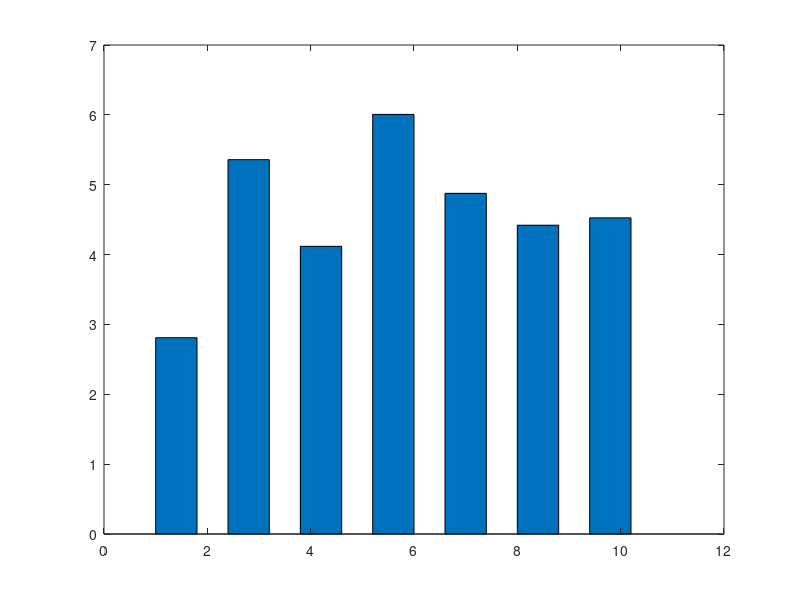

MATLAB code for this plot: (Note: this script raises an error after producing the figure.)
% Component Sizing Math

clc; clear; close all;

% LiOH
m_LiOH = 23.95; %g/mol
m_CO2 = 44.01; %g/mol

lioh_per_co2 = (2*m_LiOH)/m_CO2;
co2_per_lioh = 1/lioh_per_co2;


% Reference - Apollo 15-17 8hr LiOH Canister
m_tot_ref = 2.81; % kg - PLSS Cartridge from launch stowage
m_sorb_ref = 1.42; %kg - LiOH sorbent from Apollo journal
bed_utilization_8hrcanister = 0.50; % 50% reaction completion for 8hr EVA - from NASA tech report (19720017483)
bed_utilization_4hrcanister = 0.35;
% utilization: how lioh can become lithium carbonate
% removal efficiency: how much co2 can be captured
m_charcoal_ref = 0.0567; % kg (2 ounces) - CHECKED, YES THIS IS CORRECT FOR 8HRS

m_co2load_ref = m_sorb_ref * co2_per_lioh * bed_utilization_8hrcanister;

m_house_ref = m_tot_ref - m_sorb_ref;

%%%%%%%%%%%%%%%%%%%%%%%%%%%%%%%%%%%%%%%%%%%%%%%%%%%%%%%%%%%%%%%%%%%%%%%%%%%
% Mars model
m_co2load_mars = 0.91; %kg over 8hrs - from NEW EVA
scaling_ratio = m_co2load_mars/m_co2load_ref;

m_sorb_mars = m_sorb_ref * scaling_ratio;
% charcoal
m_ammonasorbII_8hrs = 0.085; % kg (3 ounces)
m_extrahouse_8hrs = m_ammonasorbII_8hrs - m_charcoal_ref; % = 0.0283 --> add to any house calculations

m_house_mars = (m_house_ref * (m_sorb_mars/m_sorb_ref)^(2/3)) + m_extrahouse_8hrs; % scale up only volume, not thikness

m_tot_mars = m_sorb_mars + m_house_mars + m_extrahouse_8hrs;


fprintf('m_tot_apollo = %g\n', m_tot_ref)
fprintf('m_tot_mars dry = %g\n', m_tot_mars)




%%%%%%%%%%%%%%%%%%%%%%%%%%%%%%%%%%%%%%%%%%%%%%%%%%%%%%%%%%%%%%%%%%%%%%%%%%%
% Segments! Splitting the 8hr upper bound directly in half to account for "short EVAs"
% Assume: short EVA = half of 8hr upper bound --> m_4hr_co2load = m_mars_co2_load/2
% 4 hour EVA:
m_co2load_4hrs = m_co2load_mars/2;

m_tot_ref_4hrs = 2.107; % kg - Apollo 11-14 (with charcoal filter)
m_sorb_ref_4hrs = 1.36; % kg - Apollo 11-14
m_co2load_ref_4hrs = m_sorb_ref_4hrs * co2_per_lioh * bed_utilization_4hrcanister;
m_house_ref_4hrs = m_tot_ref_4hrs - m_sorb_ref_4hrs;

scaling_ratio_4hrs = m_co2load_4hrs/m_co2load_ref_4hrs;

m4hr_sorb = m_sorb_ref_4hrs * scaling_ratio_4hrs;
m4hr_house = (m_house_ref_4hrs * (m4hr_sorb/m_sorb_ref_4hrs)^(2/3)) + m_extrahouse_8hrs; % scale up only volume, not thikness

m4hr_total = (m4hr_sorb + m4hr_house); % one 4 hr can

fprintf('m_tot_mars_4hr dry = %g kg\n', m4hr_total)

% % 8 to 4 differences - in order to size charcoal
% tot_ref_diff = m_tot_ref-m_tot_ref_4hrs;
% sorb_ref_diff = m_sorb_ref - m_sorb_ref_4hrs;
% house_ref_diff = m_house_ref - m_house_ref_4hrs;


% 30 min emergency: aerobic
CO2_95th_aero = 6.3122; % g/min - from NEWupperbound_EVA_co2.m
bed_utilization_30MINcanister = 0.3; % estimation
m30min_co2load = (((CO2_95th_aero)/1000)*30)/bed_utilization_30MINcanister; % co2 produced by 95th for 30 mins of aerobic
m30min_sorb = lioh_per_co2 * m30min_co2load;

m30min_house = (m_house_mars * (m30min_sorb/m_sorb_mars)^(2/3)) + m_extrahouse_8hrs;
m30min_total = m30min_sorb + m30min_house;
fprintf('m_tot_mars_30min aerobic dry = %g kg\n', m30min_total)


% 4:30 EVA: aero 30
bed_utilization_430canister = 0.4; % estimation

m30min_co2_actual = (CO2_95th_aero/1000)*30;                 % kg actually absorbed
m_430_co2_actual  = m_co2load_4hrs + m30min_co2_actual;

m_430_sorb = (m_430_co2_actual)*lioh_per_co2/bed_utilization_430canister;
m_430_house = (m_house_ref_4hrs * (m_430_sorb/m_sorb_ref_4hrs)^(2/3)) + m_extrahouse_8hrs;
m430_total = m_430_house + m_430_sorb;


% 30 min emergency: nominal
CO2_95th_nom = 0.8344; %g/min
bed_utilization_30MINcanister = 0.30; % estimation
m30min_nom_co2load = (((CO2_95th_nom)/1000)*30)/bed_utilization_30MINcanister; % co2 produced by 95th for 30 mins of nominal
m30min_nom_sorb = lioh_per_co2 * m30min_nom_co2load;

m30min_nom_house = (m_house_mars * (m30min_nom_sorb/m_sorb_mars)^(2/3)) + m_extrahouse_8hrs;
m30min_nom_total = m30min_nom_sorb + m30min_nom_house;
fprintf('m_tot_mars_30min nominal dry = %g kg\n', m30min_nom_total)

% 4:30 EVA: nom 30
bed_utilization_430canister = 0.35; % estimation

m30min_co2_nom_actual = (CO2_95th_nom/1000)*30;                 % kg actually absorbed
m_430_co2_nom_actual  = m_co2load_4hrs + m30min_co2_nom_actual;

m_430_nom_sorb = (m_430_co2_nom_actual)*lioh_per_co2/bed_utilization_430canister;
%m_430_nom_sorb = m4hr_sorb + m30min_nom_sorb;
m_430_nom_house = (m_house_ref_4hrs * (m_430_nom_sorb/m_sorb_ref_4hrs)^(2/3)) + m_extrahouse_8hrs;
m430_nom_total = m_430_nom_house + m_430_nom_sorb;



% Modular LiOH Setups
% mod 1: three separate - 4, 4, 30 aero
total_modular_mass1 = m4hr_total + m4hr_total + m30min_total;
fprintf('total modular 1 mass dry = %g kg\n', total_modular_mass1)

bed_utilization_MODcanister = 0.85; % estimation
m_sorb_mod = 2*(m4hr_sorb) + m30min_sorb;
m_co2load_mod = m_sorb_mod * co2_per_lioh * bed_utilization_MODcanister;

% mod 2: 4+430 (30 aero)
total_modular_mass2 = m4hr_total + m430_total;
fprintf('total modular 2 mass dry = %g kg\n', total_modular_mass2)

% two fours: 4+4
two_4hr_sized = 2*m4hr_total;
% this might cover the 8hr upper AND the 30 min aerobic
fprintf('two 4hr-sized = %g kg\n', two_4hr_sized)

% mod3 -  4+430 with 30 being nominal
total_modular_mass3 = m4hr_total + m430_nom_total;
fprintf('total modular 3 mass dry = %g kg\n', total_modular_mass3)




% Dry vs. Wet Mass
% Dry is what I've calculated
% Wet is that mass plus however much co2 is actually captured (depends on efficiency which is derived from dry mass)


%% plot - cause I can
%y = [m_tot_ref m_tot_mars+m30min_total m_tot_ref_4hrs m4hr_total m30min_total total_modular_mass1 total_modular_mass2 two_4hr_sized total_modular_mass3];
y = [m_tot_ref m_tot_mars+m30min_total m_tot_mars+m30min_nom_total total_modular_mass1 total_modular_mass2 two_4hr_sized total_modular_mass3];

spacing = 1.4;                 % >1 spreads bars apart; 1 = original
x = (1:numel(y)) * spacing;

b = bar(x, y, 0.8/spacing);   % see note below on width

b.FaceColor = 'flat';
b.CData = [0.2 0.2 0.2;
           0.85 0.4 0.08;
           0.85 0.4 0.08;
           0.9 0.3 0.6;
           0.8 0.3 0.8;
           0.8 0.3 0.9;
           0.7 0.3 0.9];

xlabels = {
    {'Apollo','8hr canister'}
    {'Mars 8hr','+30min aero','(one can)'}
    {'Mars 8hr','+30min nom','(one can)'}
    {'Mars Mod1','4 + 4 + 30','(30 aero)'}
    {'Mars Mod2','4 + 4:30','(30 aero)'}
    {'Two','4hr-sized'}
    {'Mars Mod3','4 + 4:30','(30 nom)'}
    };

ax = gca;
ax.XTick = x;
ax.XTickLabel = {};
ax.FontSize = 11;
xlim([x(1)-spacing*0.7, x(end)+spacing*0.7])
ylim([0 max(y)*1.12])
ax.Position(2) = 0.22;
ax.Position(4) = 0.70;

yl = ylim;
for k = 1:numel(y)
    text(x(k), yl(1) - 0.02*diff(yl), xlabels{k}, ...
        'HorizontalAlignment','center', 'VerticalAlignment','top', ...
        'FontSize',11, 'Interpreter','none', 'Clipping','off');
end

text(x, y, compose('%.2f', y), ...
    'HorizontalAlignment','center', 'VerticalAlignment','bottom', 'FontSize',10);

ylabel('Dry mass (kg)')
title('LiOH Canister Dry Mass Comparison')
grid on


%%%%%%%%%%%%%%%%%%%%%%%%%%%%%%%%%%%%%%%%%%%%%%%%%%%%%%%%%%%%%%%%%%%%%%%%%%%
%% Volume
rho_bulk = 0.0004; % kg/cm^3
V_bed_ref = m_sorb_ref/rho_bulk;
V_bed_ref_4hrs = m_sorb_ref_4hrs/rho_bulk;

V_bed_mars = m_sorb_mars/rho_bulk;
V_bed_4hrs = m4hr_sorb/rho_bulk;
V_bed_430 = m_430_sorb/rho_bulk; % aerobic 30
V_bed_nom_430 = m_430_nom_sorb/rho_bulk; % nominal 30

% size of Apollo 8hr and 4hr cans are same - sorbent mass different
volume_scale_factor = V_bed_mars/V_bed_ref;
volume_scale_factor_4hrs = V_bed_4hrs/V_bed_ref_4hrs;
volume_scale_factor_430 = V_bed_430/V_bed_ref;   % relative to the Apollo 15-17 bigger bed to be safe
volume_scale_factor_nom_430 = V_bed_nom_430/V_bed_ref;


% volumes and dimensions of each canister

L_ref = 30.5; % cm long - Apollo journals
D_ref = 14; % cm in diameter - Apollo journals
V_ref = pi*L_ref*(D_ref/2)^2; % cm^3



V_mars = V_ref*volume_scale_factor;
L_mars = L_ref*(volume_scale_factor)^(1/3);
D_mars = D_ref*(volume_scale_factor)^(1/3);

V_4hr = (V_bed_4hrs)*volume_scale_factor_4hrs; % estimate
L_4hr = L_ref*(volume_scale_factor_4hrs)^(1/3); % cm
D_4hr = D_ref*(volume_scale_factor_4hrs)^(1/3);
V_4hr_real = pi*(L_4hr)*(D_4hr/2)^2;


V_430 = V_ref*volume_scale_factor_430;           % cm^3
L_430 = L_ref*(volume_scale_factor_430)^(1/3);
D_430 = D_ref*(volume_scale_factor_430)^(1/3);

V_nom_430 = V_ref*volume_scale_factor_nom_430;           % cm^3
L_nom_430 = L_ref*(volume_scale_factor_nom_430)^(1/3);
D_nom_430 = D_ref*(volume_scale_factor_nom_430)^(1/3);
V_nom_430_real = pi*(L_nom_430)*(D_nom_430/2)^2;

V_mod2 = V_4hr + V_430;
V_mod3 = V_4hr + V_nom_430;


fprintf('V_apollo = %gL\n', V_ref/1000)
fprintf('V_mars = %gL\n', V_mars/1000)
fprintf('V_4hr = %gL\n', V_4hr/1000)
%fprintf('V_430 = %gL\n', V_430/1000)
fprintf('V_4hr_real = %gL\n', V_4hr_real/1000)
fprintf('V_nom_430 = %gL\n', V_nom_430/1000)
fprintf('V_nom_430_real = %gL\n', V_nom_430_real/1000)
fprintf('V_mod3 = %gL\n', V_mod3/1000)

% Volume plot
volumeValues = [V_ref, V_mars,V_4hr, V_430, V_nom_430, V_mod2, V_mod3] / 1000;
figure;
bar(volumeValues);
xticklabels({'Apollo 4hr/8hr','Mars 8 hr','Mars 4 hr','Mars 430 aero','Nominal 430','Modular 2 (aero 30)','Modular 3 (nom 30)'});
ylabel('Volume (L)');
title('LiOH Canister Volume Comparison');
grid on

m_sorb_tot_needed_upperbound8hrs_plus30aerobic = (m_co2load_mars + m30min_co2_actual) * lioh_per_co2;
co2load_8hr_plus_30aero = m_co2load_mars + m30min_co2_actual;
fprintf('co2 load 8hr upper +30 aerobic = %gkg\n', co2load_8hr_plus_30aero)

m_sorb_tot_needed_upperbound8hrs_plus30nominal = (m_co2load_mars + m30min_co2_nom_actual) * lioh_per_co2;
co2load_8hr_plus_30nom = m_co2load_mars + m30min_co2_nom_actual;
fprintf('co2 load 8hr upper +30 nominal = %gkg\n', co2load_8hr_plus_30nom)


% metox quick math
ag2o_per_co2 = 5.3;
m_metoxsorb_tot = co2load_8hr_plus_30aero * ag2o_per_co2;
m_metoxsorb_tot_nom = co2load_8hr_plus_30nom * ag2o_per_co2;

%%%%%%%%%%%%%%%%%%%%%%%%%%%%%%%%%%%%%%%%%%%%%%%%%%%%%%%%%%%%%%%%%%%%%%%%%%%%%%%%
% show this modular approach saves lioh sorbent - more efficient than one big can

% one big can's waste vs. 4&430 cans' waste
% waste is lioh left after 8:30
% after we 70% efficiency of lioh1 we switch to lioh2
% after 8:30 eva is done we discard whatever is left of 430 can


% %% Single 8:30 EVA: one big can vs LiOH1 (4 hr can) -> LiOH2
% L        = co2load_8hr_plus_30aero;          % kg CO2 for 8 hr + 30 min aerobic
% u_single = bed_utilization_8hrcanister;      % 0.50, big can discarded at this utilization
% u2       = bed_utilization_430canister;      % LiOH2 utilization when discarded (0.40)
% m1       = m4hr_sorb;                        % LiOH1 mass as sized
% 
% m_react  = L*lioh_per_co2;                   % kg LiOH that must react (same for every option)
% 
% % One big can
% m_big     = m_react/u_single;
% waste_big = m_big - m_react;
% 
% % LiOH1 then LiOH2, swapping when LiOH1 reaches u_switch
% u_switch = 0.35:0.05:0.80;                   % ASSUMPTION: sweep this
% C1 = min(m1*co2_per_lioh*u_switch, L);       % kg CO2 absorbed by LiOH1 before the swap
% L2 = L - C1;                                 % kg CO2 left for LiOH2
% m2 = L2*lioh_per_co2/u2;                     % LiOH2 sized for that remainder
% 
% m_mod     = m1 + m2;                         % expendable LiOH carried
% waste_mod = m_mod - m_react;                 % unreacted LiOH thrown away
% saving_mass  = 100*(1 - m_mod/m_big);        % % less expendable LiOH than one big can
% saving_waste = 100*(1 - waste_mod/waste_big);
% 
% % Swap utilization where modular = one big can
% u_be = (L - (m_big - m1)*u2*co2_per_lioh)/(m1*co2_per_lioh);
% fprintf('break-even swap utilization = %g\n', u_be)
% 
% figure; plot(u_switch, saving_mass, 'o-'); hold on; yline(0,'k--'); grid on
% xlabel('LiOH1 utilization at swap'); ylabel('Expendable LiOH saved vs one big can (%)')
% 
% u_switch = 0.35:0.01:0.85;
% C1 = min(m4hr_sorb*co2_per_lioh*u_switch, L);
% m2 = (L - C1)*lioh_per_co2/bed_utilization_430canister;
% m_mod = m4hr_sorb + m2;
% m_big = L*lioh_per_co2/bed_utilization_8hrcanister;
% 
% figure; hold on; grid on
% plot(u_switch, m_mod, 'LineWidth', 2)
% yline(m_big, 'r--', 'One 8:30 can', 'LineWidth', 2)
% win = m_mod < m_big;
% area(u_switch(win), m_big*ones(1,nnz(win)), 'FaceColor',[0.8 1 0.8], 'EdgeColor','none', 'FaceAlpha',0.5)
% plot(u_switch, m_mod, 'b', 'LineWidth', 2)   % redraw line on top of shading
% xline(0.68, ':', 'Source: 68% at 12 hr')
% xlabel('LiOH1 utilization when swapped to LiOH2')
% ylabel('Expendable LiOH (kg)')
% legend('Modular', 'One 8:30 can', 'Modular wins', 'Location','northeast')
% title('LiOH carried and discarded, one 8:30 EVA')


%% Single 8:30 EVA: one big can vs LiOH1 (4 hr can) -> LiOH2 - new nominal emergency 30 mins
L        = co2load_8hr_plus_30nom;          % kg CO2 for 8 hr + 30 min aerobic
u_single = bed_utilization_8hrcanister;      % 0.50, big can discarded at this utilization
u2       = bed_utilization_430canister;      % LiOH2 utilization when discarded (0.40)
m1       = m4hr_sorb;                        % LiOH1 mass as sized

m_react  = L*lioh_per_co2;                   % kg LiOH that must react (same for every option)

% One big can
m_big     = m_react/u_single;
waste_big = m_big - m_react;

% LiOH1 then LiOH2, swapping when LiOH1 reaches u_switch
u_switch = 0.35:0.05:0.80;                   % ASSUMPTION: sweep this
C1 = min(m1*co2_per_lioh*u_switch, L);       % kg CO2 absorbed by LiOH1 before the swap
L2 = L - C1;                                 % kg CO2 left for LiOH2
m2 = L2*lioh_per_co2/u2;                     % LiOH2 sized for that remainder

m_mod     = m1 + m2;                         % expendable LiOH carried
waste_mod = m_mod - m_react;                 % unreacted LiOH thrown away
saving_mass  = 100*(1 - m_mod/m_big);        % % less expendable LiOH than one big can
saving_waste = 100*(1 - waste_mod/waste_big);

% Swap utilization where modular = one big can
u_be = (L - (m_big - m1)*u2*co2_per_lioh)/(m1*co2_per_lioh);
fprintf('break-even swap utilization = %g\n', u_be)

figure; plot(u_switch, saving_mass, 'o-'); hold on; yline(0,'k--'); grid on
xlabel('LiOH1 utilization at swap'); ylabel('Expendable LiOH saved vs one big can (%)')

u_switch = 0.35:0.01:0.85;
C1 = min(m4hr_sorb*co2_per_lioh*u_switch, L);
m2 = (L - C1)*lioh_per_co2/bed_utilization_430canister;
m_mod = m4hr_sorb + m2;
m_big = L*lioh_per_co2/bed_utilization_8hrcanister;

figure; hold on; grid on
plot(u_switch, m_mod, 'LineWidth', 2)
yline(m_big, 'r--', 'One 8:30 can', 'LineWidth', 2)
win = m_mod < m_big;
area(u_switch(win), m_big*ones(1,nnz(win)), 'FaceColor',[0.8 1 0.8], 'EdgeColor','none', 'FaceAlpha',0.5)
plot(u_switch, m_mod, 'b', 'LineWidth', 2)   % redraw line on top of shading
xline(0.68, ':', 'Source: 68% at 12 hr')
xlabel('LiOH1 utilization when swapped to LiOH2')
ylabel('Expendable LiOH (kg)')
legend('Modular', 'One 8:30 can', 'Modular wins', 'Location','northeast')
title('LiOH carried and discarded, one 8:30 EVA')
